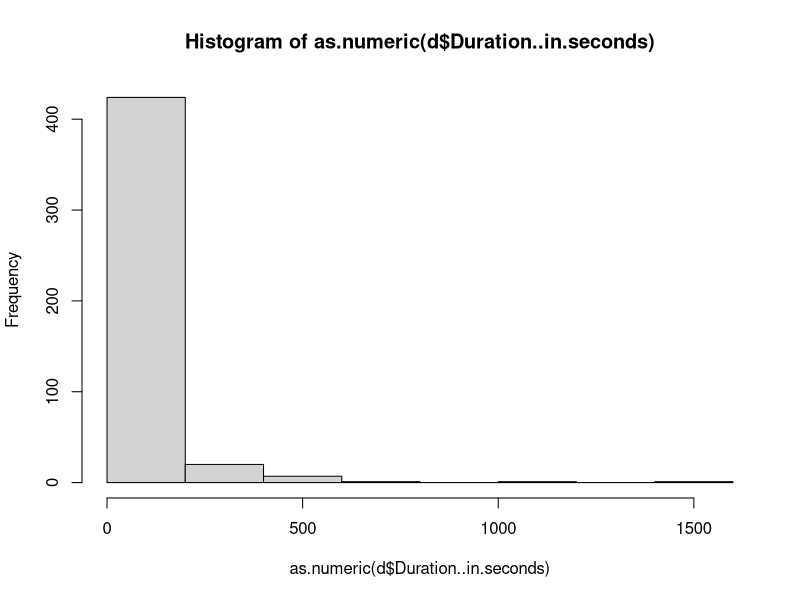
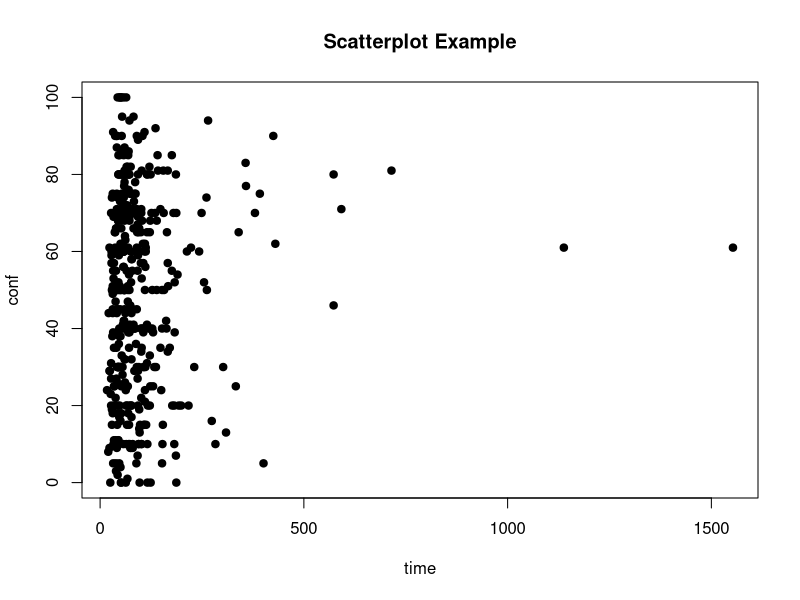
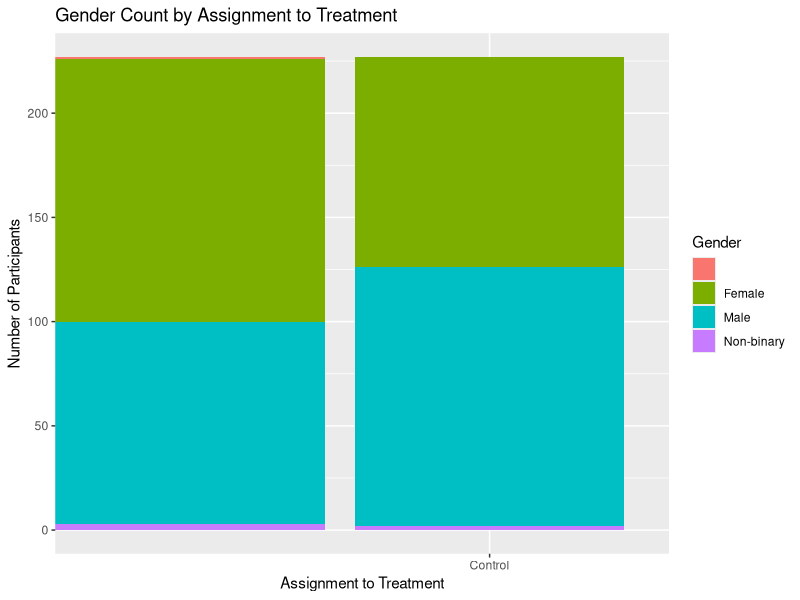
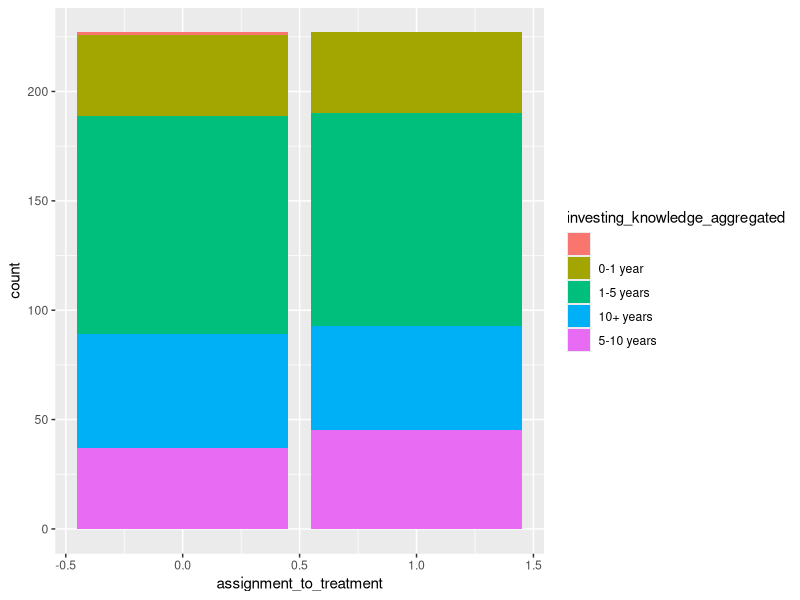
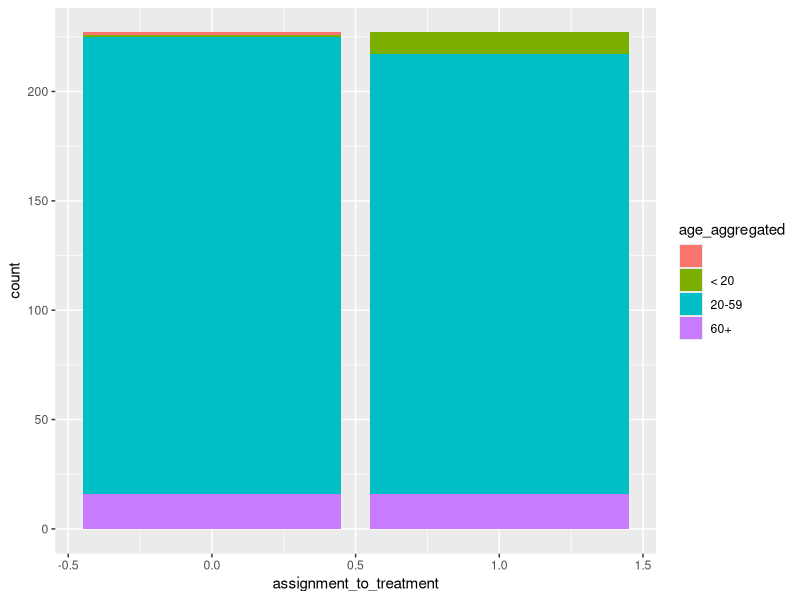
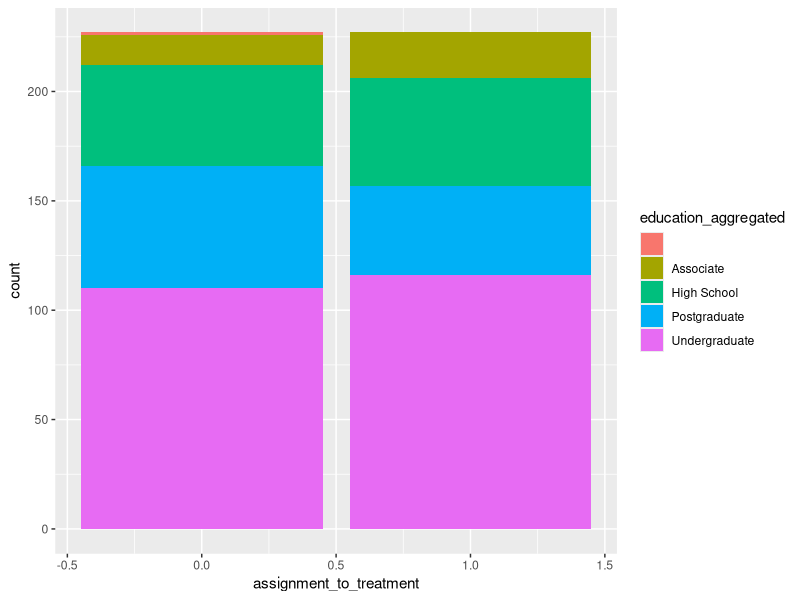
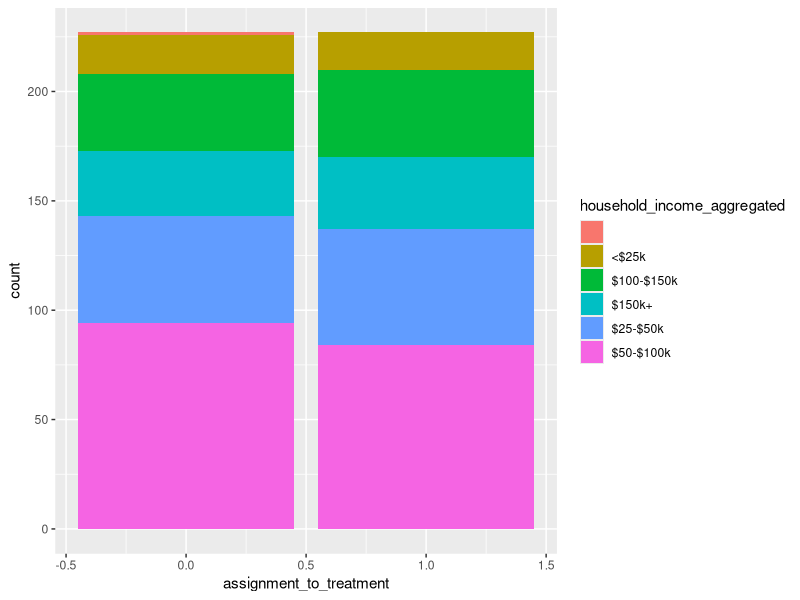
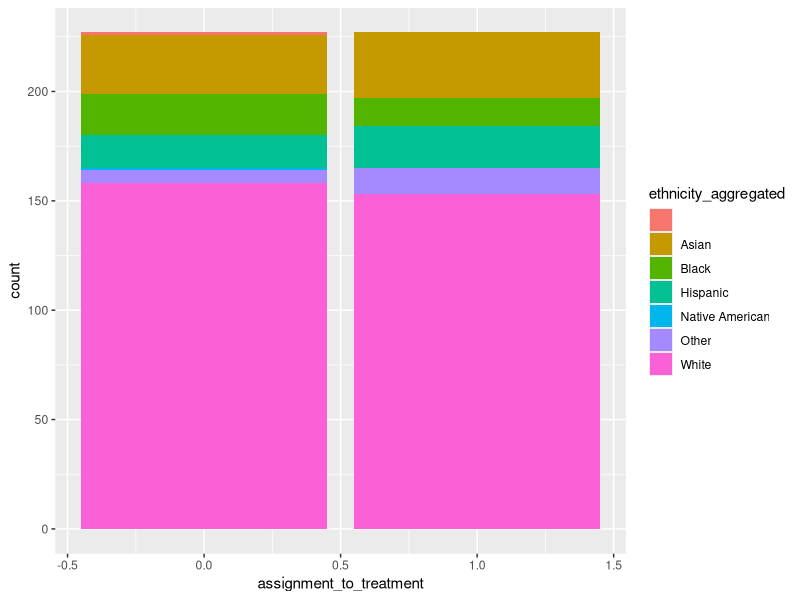

Source code (R) for these figures, in order:
## ---- chunk 1
library(data.table)
library(sandwich)
library(lmtest)

library(ggplot2)
library(knitr)
library(foreign)
## ---- chunk 2
d <- read.csv(file = 'data/input/ESG Survey 3_April 8, 2022_10.20.csv')
d <- data.table(d)
colnames(d)
## ---- chunk 3
columns_to_analyse <- c('StartDate', 'EndDate', 'Duration..in.seconds.', 'Q18', 'Gender', 'Investing.knowledge','Age', 'Education', 'Household.income', 'Ethnicity', 'Stock_1', 'Q22', 'Gender.1', 'Investing.knowledge.1', 'Age.1', 'Education.1', 'Household.income.1', 'Ethnicity.1', 'Stock_1.1')
columns_temp <- c("StartDate", "EndDate", "Q18")

# colnames(d)

subset(d, select = columns_to_analyse)
nrows <- nrow(d)
# remove the metadata

d <- d[3:nrows,]
d <- d[d$StartDate >= "2022-04-06 14:33:20"]
d
## ---- chunk 4
hist(as.numeric(d$Duration..in.seconds))
## ---- chunk 5
d$assignment_to_treatment <-  ifelse(d$Age.1 == "", 0, 1)
d$gender_aggregated <- ifelse(d$assignment_to_treatment == 1, 
                              d$Gender.1, d$Gender)
d$investing_knowledge_aggregated <- ifelse(d$assignment_to_treatment == 1, 
                                           d$Investing.knowledge.1, d$Investing.knowledge)
d$age_aggregated <- ifelse(d$assignment_to_treatment == 1, 
                           d$Age.1, d$Age)
d$education_aggregated <- ifelse(d$assignment_to_treatment == 1, 
                           d$Education.1, d$Education)
d$household_income_aggregated <- ifelse(d$assignment_to_treatment == 1, 
                           d$Household.income.1, d$Household.income)
d$ethnicity_aggregated <- ifelse(d$assignment_to_treatment == 1, 
                           d$Ethnicity.1, d$Ethnicity)
d$stock_aggregated <- ifelse(d$assignment_to_treatment == 1, 
                           d$Stock_1.1, d$Stock_1)
## ---- chunk 6
attach(d)
plot(as.numeric(d$Duration..in.seconds), stock_aggregated, main="Scatterplot Example",
   xlab="time", ylab="conf", pch=19) 
sum(d$assignment_to_treatment)
## ---- chunk 7
# Gender
ggplot(d, aes(x = assignment_to_treatment, fill = gender_aggregated)) +
  geom_bar() +
  ylab("Number of Participants") +
  xlab("Assignment to Treatment") +
  ggtitle("Gender Count by Assignment to Treatment") +
  labs(fill = "Gender") + 
  scale_x_discrete(
    "Assignment to Treatment",
    labels=c("Control", "Treatment"),
    limits=factor(0, 1))

# Investing Knowledge
ggplot(d, aes(x = assignment_to_treatment, fill = investing_knowledge_aggregated)) +
  geom_bar()

# Age
ggplot(d, aes(x = assignment_to_treatment, fill = age_aggregated)) +
  geom_bar()

# Education
ggplot(d, aes(x = assignment_to_treatment, fill = education_aggregated)) +
  geom_bar()

# Household Income
ggplot(d, aes(x = assignment_to_treatment, fill = household_income_aggregated)) +
  geom_bar()

# Ethnicity
ggplot(d, aes(x = assignment_to_treatment, fill = ethnicity_aggregated)) +
  geom_bar()
## ---- chunk 8
# Represent it

ggplot(d, aes(x=as.numeric(stock_aggregated), fill=as.factor(assignment_to_treatment))) +
  geom_density( color="#e9ecef", alpha=0.2, position = 'identity') +
  scale_fill_manual(values=c("green", "red")) +
  labs(fill="Assignment to Treatment") +
  xlab("Likelihood to Invest in Presented Company") + 
  ylab("Number of Participants") +
  ggtitle("Comparison of Distributions of Outcome")
## ---- chunk 9
control <- as.numeric(d[d$assignment_to_treatment == 0]$stock_aggregated)
treatment <- as.numeric(d[d$assignment_to_treatment == 1]$stock_aggregated)

treatment_mean <- mean(treatment)
control_mean <- mean(na.omit(control))

ate <- (treatment_mean - control_mean) / control_mean

t.test(control, treatment)
## ---- chunk 10
library(sandwich)
library(lmtest)

model <- lm(as.numeric(
  stock_aggregated) ~ I(household_income_aggregated) +
    I(gender_aggregated) +
    I(age_aggregated) +
    I(ethnicity_aggregated) +
    I(investing_knowledge_aggregated),
            data=d)
coef_se <- lmtest::coefci(model, vcov.=vcovHC(model, type="HC"))
model_summary <- summary(model, se=coef_se)
model_summary
